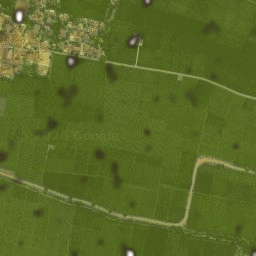
#> input picture dataset/sukses_panen/sukses_001_before.png, 256 x 256 px, given in place of PAIR_001_BEFORE.jpg, which was not available
$ python update_viewer_html.py
#> lines starting #> are read from the running program, lines starting #| are printed output that depends on the picture; after the words box and inside, x2 and y2 are one past the last pixel; in counts of white or black regions, pixels touching at a corner belong together
#> (reads dataset/metadata.json from the repository)
#> further down, img_b is the input picture: shape (256, 256, 3); mean B, G, R 38.8, 104.8, 88.8
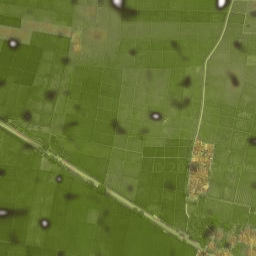
#> input picture dataset/sukses_panen/sukses_002_before.png, 256 x 256 px, given in place of PAIR_001_AFTER.jpg, which was not available
#> further down, img_a is the input picture: shape (256, 256, 3); mean B, G, R 52, 113.5, 100.1
### src/pcd_pipeline.py
import cv2
import numpy as np
import math

class PCDPipeline:
    # Konstanta Standar Spasial Satelit Zoom 18 & Agronomi BPS Pantura Jabar
    PLOT_AREA_HA = 2.36  # Luas 1 tile satelit Zoom 18 (256x256 px * (0.6m)^2 = 23,593 m2 = 2.36 ha)
    BPS_PRODUCTIVITY_KG_HA = 6000.0  # Rata-rata produktivitas padi sawah irigasi Karawang-Indramayu: 6,0 ton/ha
    TRUCK_CAPACITY_KG = 6000.0  # Daya angkut truk Colt Diesel pedesaan: 6 ton (6.000 kg)
    SACK_CAPACITY_KG = 60.0  # Bobot rata-rata 1 karung gabah basah: 60 kg

    def __init__(self):
        # Morphological kernels
        self.kernel_3x3 = cv2.getStructuringElement(cv2.MORPH_RECT, (3, 3))
        self.clahe = cv2.createCLAHE(clipLimit=2.5, tileGridSize=(8, 8))

    def calculate_yield_and_logistics(self, fvc, ypr, pred_class):
        """
        Formula Konversi Deterministik PCD:
        Mengonversi Kepadatan Kanopi (FVC) menjadi Luas Panen Bersih,
        Estimasi Hasil Produksi Gabah (Kg/Ton), serta Alokasi Truk (< 24 Jam).
        """
        if pred_class == "SUKSES_PANEN":
            net_area_ha = round(float(fvc) * self.PLOT_AREA_HA, 3)
            yield_kg = int(round(net_area_ha * self.BPS_PRODUCTIVITY_KG_HA))
            yield_ton = round(yield_kg / 1000.0, 2)
            sacks_count = int(math.ceil(yield_kg / self.SACK_CAPACITY_KG))
            trucks_count = int(math.ceil(yield_kg / self.TRUCK_CAPACITY_KG))
            action_desc = f"SIAP JEMPUT: {trucks_count} Truk Colt Diesel ke Dryer (< 24 Jam)"
        else:
            net_area_ha = 0.0
            yield_kg = 0
            yield_ton = 0.0
            sacks_count = 0
            trucks_count = 0
            action_desc = "PUSO / BATALKAN TRUK: Terbitkan Tiket Klaim Asuransi AUTP"

        return {
            "net_area_ha": net_area_ha,
            "yield_kg": yield_kg,
            "yield_ton": yield_ton,
            "sacks_count": sacks_count,
            "trucks_count": trucks_count,
            "action_desc": action_desc
        }

    # ==========================================
    # METODE B: METODE USULAN KITA (PROPOSED)
    # (HSV + CLAHE pada Kanal V + Soil-Water Masking)
    # ==========================================
    # [11 lines left out: function preprocess_proposed, not called in this run]

    def create_soil_water_mask(self, hsv_norm, v_raw=None, s_raw=None):
        """
        Menyaring piksel untuk mengambil MURNI tajuk tanaman padi
        dan membuang lumpur basah, air banjir, serta silau air:
        1. Buang silau air: S < 35 dan V > 215
        2. Buang air keruh & lumpur basah gelap: V_raw <= 65
        3. Isolasi tanaman padi: Kuning Emas (H >= 18) hingga Hijau Segar (H <= 85)
           dengan saturasi pigmen cukup (S >= 35, V >= 45)
        4. Operasi Morfologi Opening (bersihkan noise) & Closing (tutup lubang daun)
        """
        h, s, v = cv2.split(hsv_norm)
        if v_raw is None:
            v_raw = v
        if s_raw is None:
            s_raw = s

        # Masking tanaman padi aktif (Kuning Emas sampai Hijau Segar, skala satelit Zoom 18)
        crop_mask = ((h >= 18) & (h <= 85) & (s >= 35) & (v >= 45)).astype(np.uint8) * 255

        # Masking genangan air / banjir masif (reflektansi fisik riil v_raw <= 65 atau silau air)
        water_mask = ((v_raw <= 65) | ((s_raw < 35) & (v_raw > 215))).astype(np.uint8) * 255

        # Masking tanah kering merekah / puso kekeringan (reflektansi fisik riil s_raw <= 45 & v_raw in [60, 220])
        dry_soil_mask = ((s_raw <= 45) & (v_raw >= 60) & (v_raw <= 220)).astype(np.uint8) * 255

        # Rapikan crop mask dengan morfologi
        crop_mask = cv2.morphologyEx(crop_mask, cv2.MORPH_OPEN, self.kernel_3x3)
        crop_mask = cv2.morphologyEx(crop_mask, cv2.MORPH_CLOSE, self.kernel_3x3)

        return crop_mask, water_mask, dry_soil_mask

    def extract_features_proposed(self, bgr_img):
        hsv_raw = cv2.cvtColor(bgr_img, cv2.COLOR_BGR2HSV)
#> hsv_raw: shape (256, 256, 3); mean H, S, V 37, 162.8, 105.2
        h_raw, s_raw, v_raw = cv2.split(hsv_raw)

        # CLAHE pada kanal V untuk normalisasi kontras tajuk tanaman terhadap bayangan
        v_clahe = self.clahe.apply(v_raw)
        hsv_norm = cv2.merge([h_raw, s_raw, v_clahe])
#> hsv_norm: shape (256, 256, 3); mean H, S, V 37, 162.8, 116.5

        crop_mask, water_mask, dry_soil_mask = self.create_soil_water_mask(hsv_norm, v_raw, s_raw)
#> in create_soil_water_mask, `crop_mask = ((h >= 18) & (h <= 85) & (s >= 35) & (v >= 45)).astype(np...`: crop_mask: shape (256, 256); 99.3% white; 77 black regions (72 under 20 px), largest, box (x1, y1, x2, y2) and area: (11, 8, 27, 23) 134, (66, 56, 80, 68) 100, (126, 251, 134, 256) 31, (128, 39, 136, 45) 24, (107, 66, 111, 73) 20
#> in create_soil_water_mask, `water_mask = ((v_raw <= 65) | ((s_raw < 35) & (v_raw > 215))).astype(n..`: water_mask: shape (256, 256); 0.34% white in thin lines or dots
#> in create_soil_water_mask, `dry_soil_mask = ((s_raw <= 45) & (v_raw >= 60) & (v_raw <= 220)).astyp..`: dry_soil_mask: shape (256, 256); 0.22% white in thin lines or dots
#> in create_soil_water_mask, `crop_mask = cv2.morphologyEx(crop_mask, cv2.MORPH_OPEN, self.kernel_3x3)`: crop_mask: shape (256, 256); 99.1% white; 55 black regions (49 under 20 px), largest, box (x1, y1, x2, y2) and area: (11, 8, 27, 23) 163, (66, 53, 80, 68) 136, (128, 39, 136, 47) 51, (126, 251, 134, 256) 32, (0, 154, 4, 161) 22, (107, 66, 111, 73) 20
#> in create_soil_water_mask, `crop_mask = cv2.morphologyEx(crop_mask, cv2.MORPH_CLOSE, self.kernel_3..`:
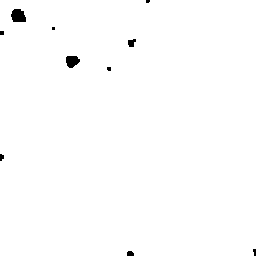
#> crop_mask: shape (256, 256); 99.3% white; 10 black regions (5 under 20 px), largest, box (x1, y1, x2, y2) and area: (11, 9, 26, 22) 160, (66, 56, 80, 68) 128, (128, 39, 136, 47) 47, (127, 251, 134, 256) 31, (0, 154, 4, 161) 22
        total_pixels = bgr_img.shape[0] * bgr_img.shape[1]
#> total_pixels = 65536

        # 1. FVC (Fractional Vegetation Cover)
        crop_pixel_count = np.count_nonzero(crop_mask)
#> crop_pixel_count = 65080
        fvc = crop_pixel_count / total_pixels
#> fvc = 0.993

        # 2. YPR (Yellow Pixel Ratio - Persentase padi menguning matang: Hue 18-38)
        h, s, v = cv2.split(hsv_norm)
        if crop_pixel_count > 0:
            yellow_pixels = np.count_nonzero((crop_mask > 0) & (h >= 18) & (h <= 38))
#> yellow_pixels = 61277
            ypr = yellow_pixels / crop_pixel_count
#> ypr = 0.942
            mean_hue = np.mean(h[crop_mask > 0])
#> mean_hue = 37.09
        else:
            ypr = 0.0
            mean_hue = 0.0

        # 3. Water & Dry Soil Ratio
        water_ratio = np.count_nonzero(water_mask) / total_pixels
#> water_ratio = 0.0034
        dry_soil_ratio = np.count_nonzero(dry_soil_mask) / total_pixels
#> dry_soil_ratio = 0.0022

        # 4. TGI (Triangular Greenness Index)
        b, g, r = cv2.split(bgr_img.astype(np.float32))
        tgi = g - 0.39 * r - 0.61 * b
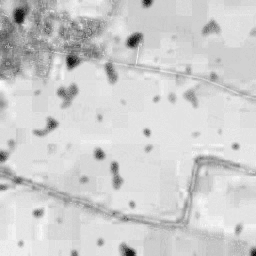
#> tgi: shape (256, 256) float32; min -3.24, max 58.16, mean 46.5; drawn with min black and max white
        mean_tgi = np.mean(tgi[crop_mask > 0]) if crop_pixel_count > 0 else 0.0
#> mean_tgi = 46.77

        return {
            "fvc": fvc,
            "ypr": ypr,
            "mean_hue": mean_hue,
            "water_ratio": water_ratio,
            "dry_soil_ratio": dry_soil_ratio,
            "mean_tgi": mean_tgi,
            "crop_mask": crop_mask,
            "water_mask": water_mask,
            "dry_soil_mask": dry_soil_mask
        }

    def predict_proposed(self, bgr_before, bgr_after):
        """
        Klasifikasi menggunakan Pohon Keputusan PCD Murni:
        - Membandingkan selisih temporal (Before vs After)
        """
        feat_before = self.extract_features_proposed(bgr_before)
#> feat_before = 9 items
        feat_after = self.extract_features_proposed(bgr_after)
#> in extract_features_proposed (call 2), `hsv_raw = cv2.cvtColor(bgr_img, cv2.COLOR_BGR2HSV)`: hsv_raw: shape (256, 256, 3); mean H, S, V 36.3, 140.1, 113.9
#> in extract_features_proposed (call 2), `v_clahe = self.clahe.apply(v_raw)`:
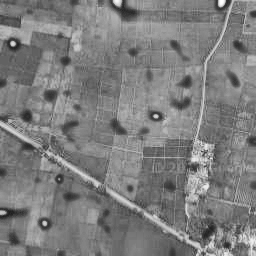
#> v_clahe: shape (256, 256); min 30, max 255, mean 125.1
#> in extract_features_proposed (call 2), `hsv_norm = cv2.merge([h_raw, s_raw, v_clahe])`: hsv_norm: shape (256, 256, 3); mean H, S, V 36.3, 140.1, 125.1
#> in create_soil_water_mask (call 2), `crop_mask = ((h >= 18) & (h <= 85) & (s >= 35) & (v >= 45)).astype(np...`: crop_mask: shape (256, 256); 99.5% white; 23 black regions (15 under 20 px), largest, box (x1, y1, x2, y2) and area: (0, 210, 15, 218) 59, (113, 0, 124, 6) 45, (218, 0, 226, 7) 45
#> in create_soil_water_mask (call 2), `water_mask = ((v_raw <= 65) | ((s_raw < 35) & (v_raw > 215))).astype(n..`: water_mask: shape (256, 256); 0.2% white in thin lines or dots, all inside (x1, y1, x2, y2) = (0, 0, 253, 225)
#> in create_soil_water_mask (call 2), `dry_soil_mask = ((s_raw <= 45) & (v_raw >= 60) & (v_raw <= 220)).astyp..`:
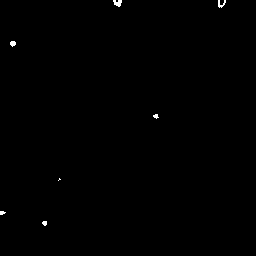
#> dry_soil_mask: shape (256, 256); 0.25% white; 7 white regions (3 under 20 px), largest, box (x1, y1, x2, y2) and area: (113, 0, 122, 7) 43, (218, 0, 226, 8) 33, (10, 41, 16, 47) 27, (42, 221, 47, 226) 20
#> in create_soil_water_mask (call 2), `crop_mask = cv2.morphologyEx(crop_mask, cv2.MORPH_OPEN, self.kernel_3x3)`: crop_mask: shape (256, 256); 99.3% white; 12 black regions (5 under 20 px), largest, box (x1, y1, x2, y2) and area: (113, 0, 134, 14) 102, (0, 209, 17, 218) 91, (8, 41, 19, 49) 70
#> in create_soil_water_mask (call 2), `crop_mask = cv2.morphologyEx(crop_mask, cv2.MORPH_CLOSE, self.kernel_3..`: crop_mask: shape (256, 256); 99.4% white; 9 black regions (3 under 20 px), largest, box (x1, y1, x2, y2) and area: (0, 210, 14, 218) 86, (8, 41, 19, 49) 70, (113, 0, 124, 8) 65, (218, 0, 228, 7) 53, (204, 227, 213, 237) 38, (25, 113, 30, 118) 23
#> in extract_features_proposed (call 2), `crop_pixel_count = np.count_nonzero(crop_mask)`: crop_pixel_count = 65168
#> in extract_features_proposed (call 2), `fvc = crop_pixel_count / total_pixels`: fvc = 0.994
#> in extract_features_proposed (call 2), `yellow_pixels = np.count_nonzero((crop_mask > 0) & (h >= 18) & (h <= 3..`: yellow_pixels = 64082
#> in extract_features_proposed (call 2), `ypr = yellow_pixels / crop_pixel_count`: ypr = 0.983
#> in extract_features_proposed (call 2), `mean_hue = np.mean(h[crop_mask > 0])`: mean_hue = 36.38
#> in extract_features_proposed (call 2), `water_ratio = np.count_nonzero(water_mask) / total_pixels`: water_ratio = 0.002
#> in extract_features_proposed (call 2), `dry_soil_ratio = np.count_nonzero(dry_soil_mask) / total_pixels`: dry_soil_ratio = 0.0025
#> in extract_features_proposed (call 2), `b, g, r = cv2.split(bgr_img.astype(np.float32))`:
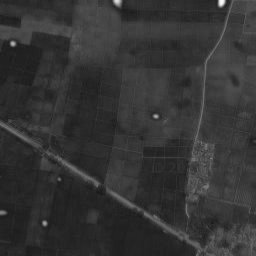
#> b: shape (256, 256) float32; min 26, max 248, mean 52
#> in extract_features_proposed (call 2), `tgi = g - 0.39 * r - 0.61 * b`:
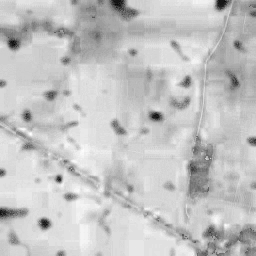
#> tgi: shape (256, 256) float32; min -4.07, max 56.77, mean 42.8; drawn with min black and max white
#> in extract_features_proposed (call 2), `mean_tgi = np.mean(tgi[crop_mask > 0]) if crop_pixel_count > 0 else 0.0`: mean_tgi = 42.95
#> feat_after = 9 items

        delta_fvc = feat_before["fvc"] - feat_after["fvc"]
#> delta_fvc = -0.00134

        # Deteksi Kasus
        # A. Kasus Gagal Banjir: Lahan terendam air keruh masif di After (>= 65% area)
        if feat_after["water_ratio"] >= 0.65:
            pred_class = "GAGAL_BANJIR"
            is_success = 0
            reason = f"Terdeteksi genangan air keruh banjir masif ({feat_after['water_ratio']*100:.1f}% area)"
        # B. Kasus Gagal Kekeringan: Lahan merekah kering masif (>= 72%) dengan ketiadaan air (<= 15%)
        elif feat_after["dry_soil_ratio"] >= 0.72 and feat_after["water_ratio"] <= 0.15:
            pred_class = "GAGAL_KEKERINGAN"
            is_success = 0
            reason = f"Terdeteksi tanah kering merekah puso ({feat_after['dry_soil_ratio']*100:.1f}% area)"
        # C. Kasus Sukses Panen: Padi lebat sebelum panen (FVC >= 0.40) dan tajuk berkurang rapi setelah dipotong (delta >= 0.25)
        elif feat_before["fvc"] >= 0.40 and delta_fvc >= 0.25:
            pred_class = "SUKSES_PANEN"
            is_success = 1
            reason = f"Panen berhasil: tajuk padi matang terpotong rapi (penurunan FVC: {delta_fvc*100:.1f}%)"
        elif delta_fvc >= 0.20 and feat_after["fvc"] <= 0.25:
            pred_class = "SUKSES_PANEN"
            is_success = 1
            reason = "Panen normal: area tanaman bersih terpanen menyisakan jerami/tanah olah"
        else:
            # Default fallback jika perubahan tidak mencukupi panen normal
            pred_class = "GAGAL_PANEN"
            is_success = 0
            reason = "Tidak terdeteksi pola panen normal"

        yield_info = self.calculate_yield_and_logistics(feat_before["fvc"], feat_before["ypr"], pred_class)
#> yield_info = 6 items

        return {
            "prediction": pred_class,
            "is_success": is_success,
            "reason": reason,
            "feat_before": feat_before,
            "feat_after": feat_after,
            "delta_fvc": delta_fvc,
            "yield_info": yield_info
        }

    # ==========================================
    # METODE A: BASELINE PAPER BELLIS (LAMA)
    # (Tanpa Masking Lumpur/Air + Rumus ExG = 2G - R - B)
    # ==========================================
    # [50 lines left out: function predict_baseline_paper, not called in this run]

### src/update_viewer_html.py
import json, cv2, os
from pcd_pipeline import PCDPipeline

pipeline = PCDPipeline()
with open('dataset/metadata.json', 'r', encoding='utf-8') as f:
    dataset = json.load(f)

items_js = []
for item in dataset:
    pid = item['pair_id']
    img_b = cv2.imread(item['file_before'])
    img_a = cv2.imread(item['file_after'])
    res_prop = pipeline.predict_proposed(img_b, img_a)
#> res_prop = 7 items
    yi = res_prop['yield_info']
#> yi = 6 items
#> (the run stopped early here; a loop or call above may not have finished)
